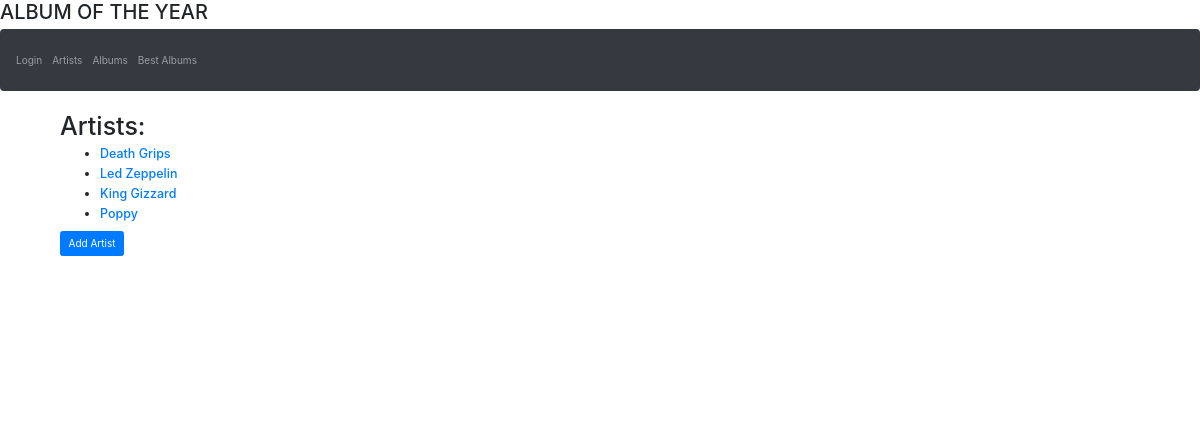
Page /music/artists/all/ on the committed database.
### music/models.py (models this page shows, shortened)
class Artist(models.Model):
    artist_name = models.CharField(max_length=40,blank = False,null=False)
    website = models.URLField(max_length=100)
    image = models.ImageField(upload_to='artist-image',blank=True,default="download.png")
    def get_slug(self):
        return slugify(self.artist_name)

### music/views.py (the view)
class ArtistList(generic.ListView):
    model = models.Artist

### music/templates/music/artist_list.html
{% extends 'base.html' %}
{% block body_block %}
    <div class="col-md-8">
        <h1>Artists: </h1>
        <ul>
            {% for artist in artist_list  %}
                <h5><li><a href="{% url 'music:artistpage' pk=artist.pk slug=artist.get_slug %}">{{ artist.artist_name }}</a></li></h5>
              {% endfor %}
        </ul>
        <form action="{% url 'music:artistcreate' %}">
        <input type="submit" class="btn btn-primary" value="Add Artist">
        </form>
    </div>
{% endblock %}

### rows in the picture
Artist: artist_name "Death Grips"
Artist: artist_name "Led Zeppelin"
Artist: artist_name "King Gizzard"
Artist: artist_name "Poppy"
